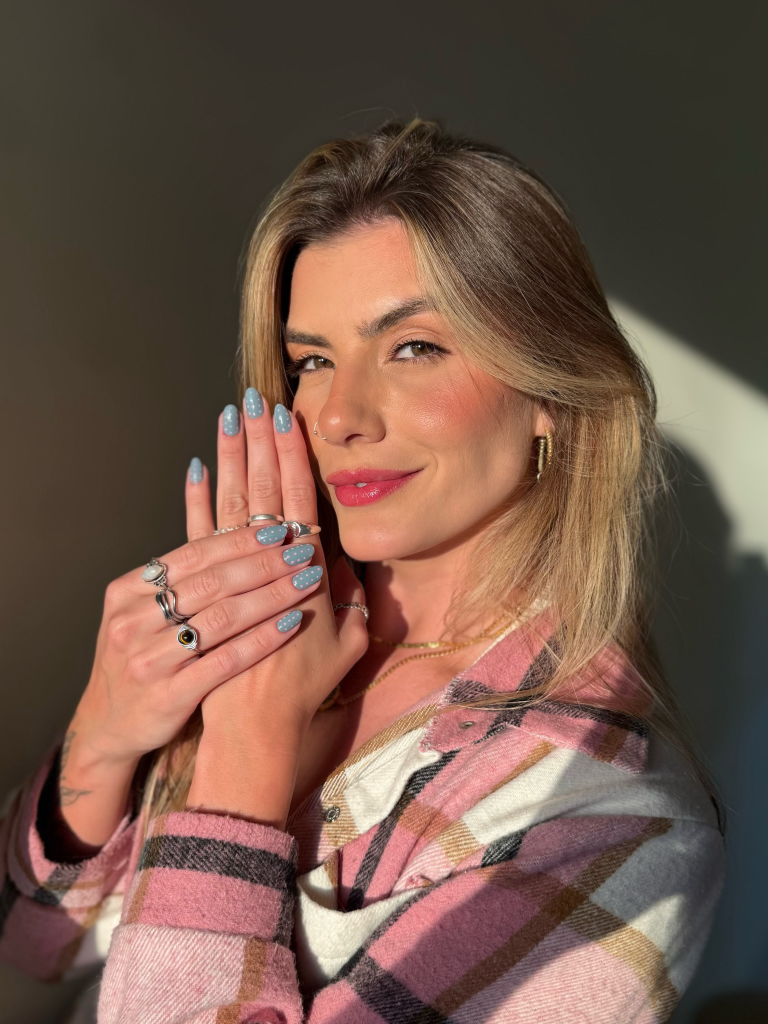
#> input picture assets-originais/ludybrito_DZ99EwWkdFg_1.jpg, 3072 x 4096 px, found by its file name (shown at 1/4 size)
$ python images.py
#> lines starting #> are read from the running program, lines starting #| are printed output that depends on the picture
#!/usr/bin/env python3
"""Gera as versões otimizadas (AVIF + WebP + JPEG fallback) das fotos do studio.
Uso: python3 tools/images.py <pasta-dos-originais>
Recortes por proporção com ponto focal (fx, fy em 0..1). Nunca amplia além do original.
"""
import json, os, sys
from PIL import Image, ImageOps

SRC = sys.argv[1] if len(sys.argv) > 1 else "originais"
OUT = os.path.join(os.path.dirname(__file__), "..", "site", "images")
WIDTHS = (480, 800, 1200, 1800)

# nome de saída: (arquivo original, proporção w/h ou None, foco x, foco y)
PLAN = {
  "hero/retrato-azul":        ("ludybrito_DZ99EwWkdFg_1.jpg", 3/4, .5, .45),
  "hero/detalhe-preto":       ("ludybrito_DbCSWlEhdLS_1.jpg", 1/1, .5, .5),
  "hero/pes-francesinha":     ("ludybrito_DaiegeTh7WE_1.jpg", 16/10, .5, .78),
  "gallery/azul-glitter-retrato":  ("ludybrito_DZ99EwWkdFg_1.jpg", None, .5, .5),
  "gallery/azul-glitter-maos":     ("ludybrito_DZ99EwWkdFg_2.jpg", None, .5, .5),
  "gallery/azul-glitter-detalhe":  ("ludybrito_DZ99EwWkdFg_3.jpg", None, .5, .5),
  "gallery/preto-francesinha-dourada": ("ludybrito_DbCSWlEhdLS_1.jpg", None, .5, .5),
  "gallery/alongamento-nude-pontos":   ("ludybrito_Dd7cYQ9BtZ4_1.jpg", None, .5, .5),
  "gallery/marsala":               ("ludybrito_DafeXW5RXgJ_1.jpg", None, .5, .5),
  "gallery/pes-gel-francesinha":   ("ludybrito_DaiegeTh7WE_1.jpg", None, .5, .5),
  "gallery/pes-branco-paisagem":   ("ludybrito_collab_isabella_DexQp1lBkjP_1.jpg", 3/2, .5, .5),
  "gallery/pes-branco":            ("ludybrito_collab_isabella_DexQp1lBkjP_1.jpg", None, .5, .5),
  "services/manicure":             ("ludybrito_DafeXW5RXgJ_1.jpg", 4/5, .5, .62),
  "services/esmaltacao-em-gel":    ("ludybrito_DZ99EwWkdFg_2.jpg", 4/5, .5, .4),
  "services/pedicure":             ("ludybrito_collab_isabella_DexQp1lBkjP_1.jpg", 4/5, .5, .55),
  "services/esmaltacao-em-gel-nos-pes": ("ludybrito_DaiegeTh7WE_1.jpg", 4/5, .5, .7),
  "services/alongamento-em-gel":   ("ludybrito_Dd7cYQ9BtZ4_1.jpg", 4/5, .5, .5),
  "services/manutencao-de-alongamento": ("ludybrito_DbCSWlEhdLS_1.jpg", 4/5, .5, .5),
  "studio/maos-azul-paisagem":      ("ludybrito_DZ99EwWkdFg_2.jpg", 16/10, .5, .42),
  "studio/detalhe-azul-close":      ("ludybrito_DZ99EwWkdFg_3.jpg", 4/5, .4, .3),
  "backgrounds/maos-azul-faixa":   ("ludybrito_DZ99EwWkdFg_3.jpg", 9/16, .5, .35),
}

def crop(im, ratio, fx, fy):
    if ratio is None:
        return im
    w, h = im.size
    if w / h > ratio:
        nw = round(h * ratio); x = min(max(round(fx * w - nw / 2), 0), w - nw)
        return im.crop((x, 0, x + nw, h))
    nh = round(w / ratio); y = min(max(round(fy * h - nh / 2), 0), h - nh)
    return im.crop((0, y, w, y + nh))

manifest = {}
for name, (src, ratio, fx, fy) in PLAN.items():
    im = ImageOps.exif_transpose(Image.open(os.path.join(SRC, src))).convert("RGB")
#> im is the input picture: PIL image 3072x4096 RGB; mean R, G, B 115.2, 87, 73.9
    im = crop(im, ratio, fx, fy)
    base = os.path.join(OUT, name)
    os.makedirs(os.path.dirname(base), exist_ok=True)
    made = []
    for w in WIDTHS:
        tw = min(w, im.width)
        if made and tw == made[-1]:
            continue
        r = im.resize((tw, round(im.height * tw / im.width)), Image.LANCZOS) if tw < im.width else im
        r.save(f"{base}-{w}.avif", quality=58)
        r.save(f"{base}-{w}.webp", quality=78, method=6)
        made.append(tw)
#> this loop made 4 passes
#> pass 1, `r = im.resize((tw, round(im.height * tw / im.width)), Image.LANCZOS) i..`:
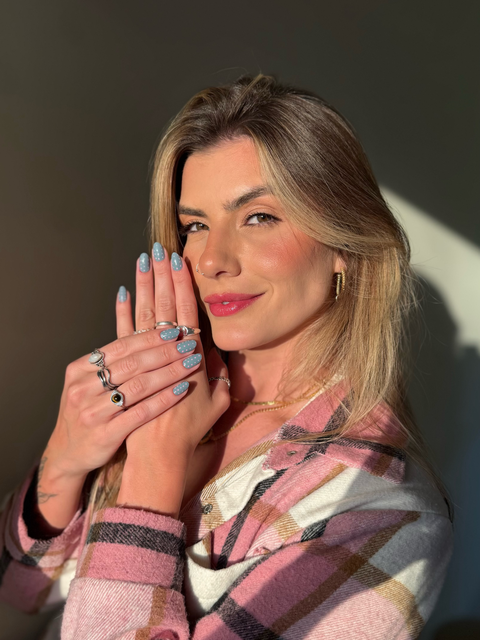
#> r: PIL image 480x640 RGB; mean R, G, B 115.2, 87, 73.9
#> after the loop, made = [480, 800, 1200, 1800]
    im.resize((min(1200, im.width), round(im.height * min(1200, im.width) / im.width)), Image.LANCZOS).save(f"{base}.jpg", quality=82, optimize=True, progressive=True)
    manifest[name] = {"w": im.width, "h": im.height, "widths": list(WIDTHS[:len(made)])}
#> pass 2 of the loop `for name, (src, ratio, fx, fy) in PLAN.items():`:
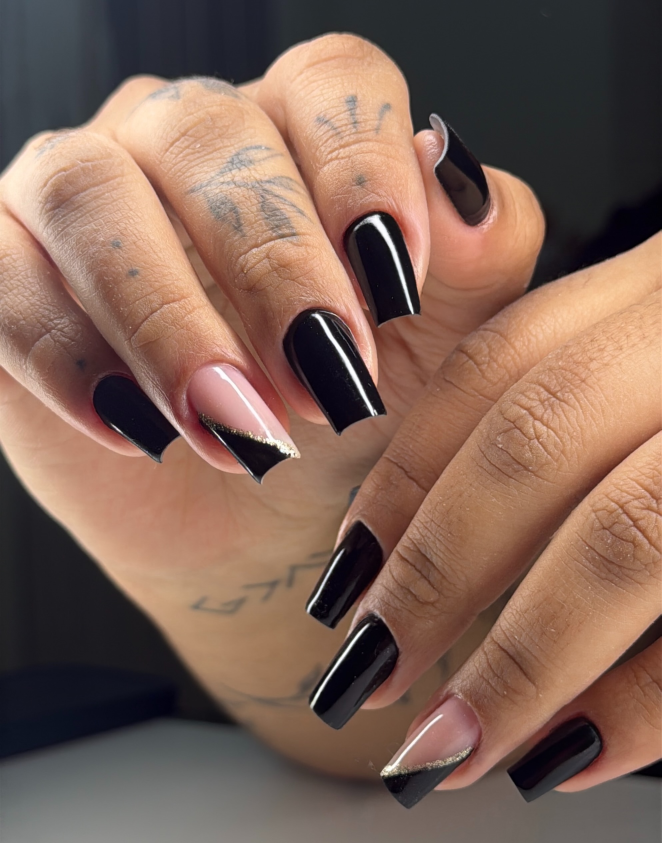
#> input picture assets-originais/ludybrito_DbCSWlEhdLS_1.jpg, 1984 x 2528 px, found by its file name (shown at 1/3 size)
#> im is the input picture: PIL image 1984x2528 RGB; mean R, G, B 128.4, 99.9, 87.1
#> in crop (call 2), `return im.crop((0, y, w, y + nh))`:
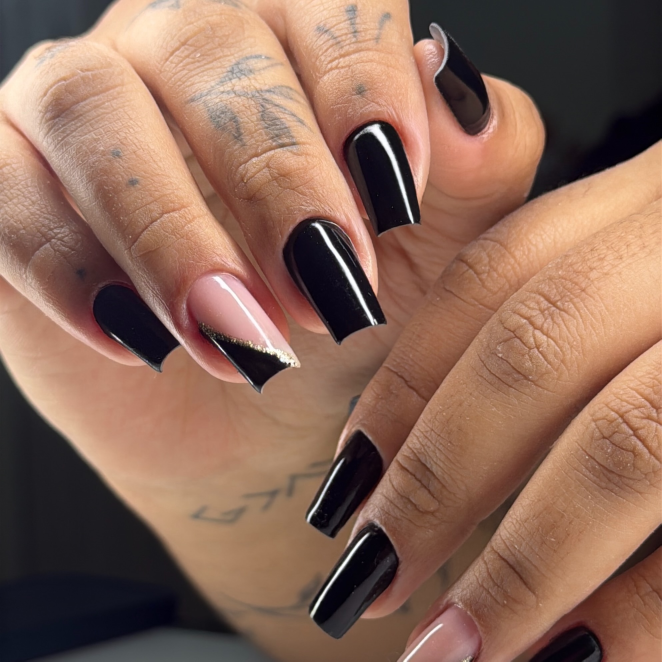
#> returned value: PIL image 1984x1984 RGB (shown at 1/3 size); mean R, G, B 139.9, 105, 88.9
#> the loop `for w in WIDTHS:` made 4 passes
#> pass 1, `r = im.resize((tw, round(im.height * tw / im.width)), Image.LANCZOS) i..`:
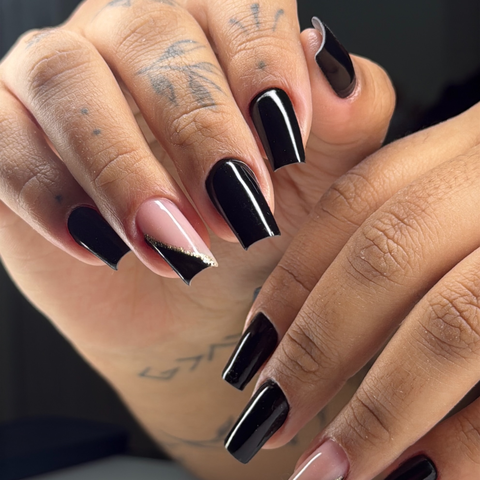
#> r: PIL image 480x480 RGB; mean R, G, B 139.9, 105, 88.9
#> pass 3 of the loop `for name, (src, ratio, fx, fy) in PLAN.items():`:
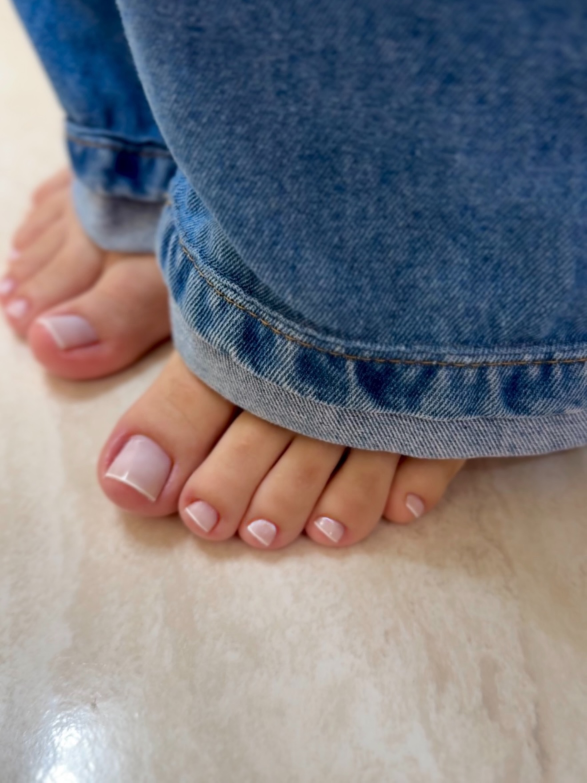
#> input picture assets-originais/ludybrito_DaiegeTh7WE_1.jpg, 1760 x 2347 px, found by its file name (shown at 1/3 size)
#> im is the input picture: PIL image 1760x2347 RGB; mean R, G, B 123, 122, 128.4
#> in crop (call 3), `return im.crop((0, y, w, y + nh))`:
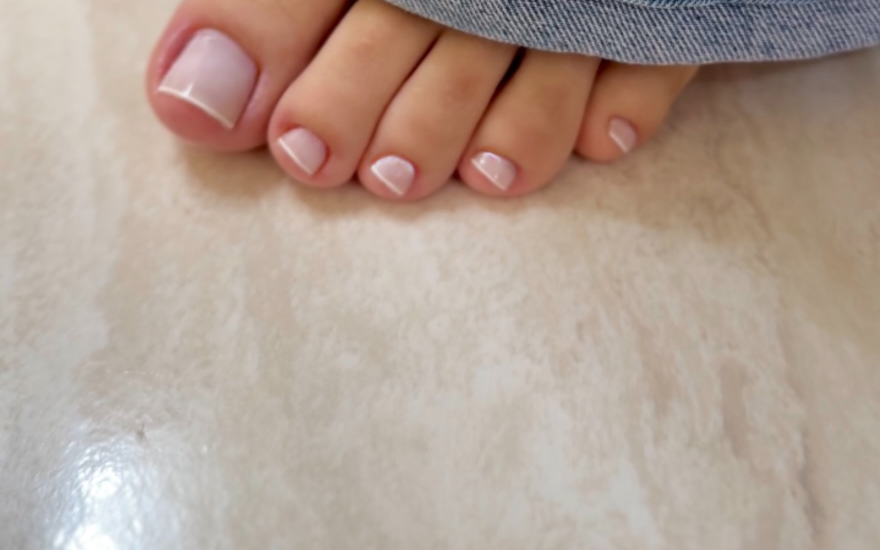
#> returned value: PIL image 1760x1100 RGB (shown at 1/2 size); mean R, G, B 178.5, 159.9, 148.2
#> the loop `for w in WIDTHS:` made 4 passes
#> pass 1, `r = im.resize((tw, round(im.height * tw / im.width)), Image.LANCZOS) i..`:
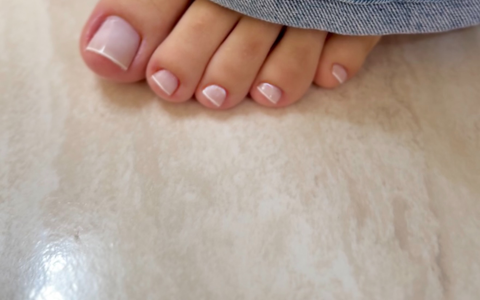
#> r: PIL image 480x300 RGB; mean R, G, B 178.5, 159.9, 148.2
#> after the loop `for w in WIDTHS:`: made = [480, 800, 1200, 1760]
#> (the run stopped early here; a loop or call above may not have finished)
